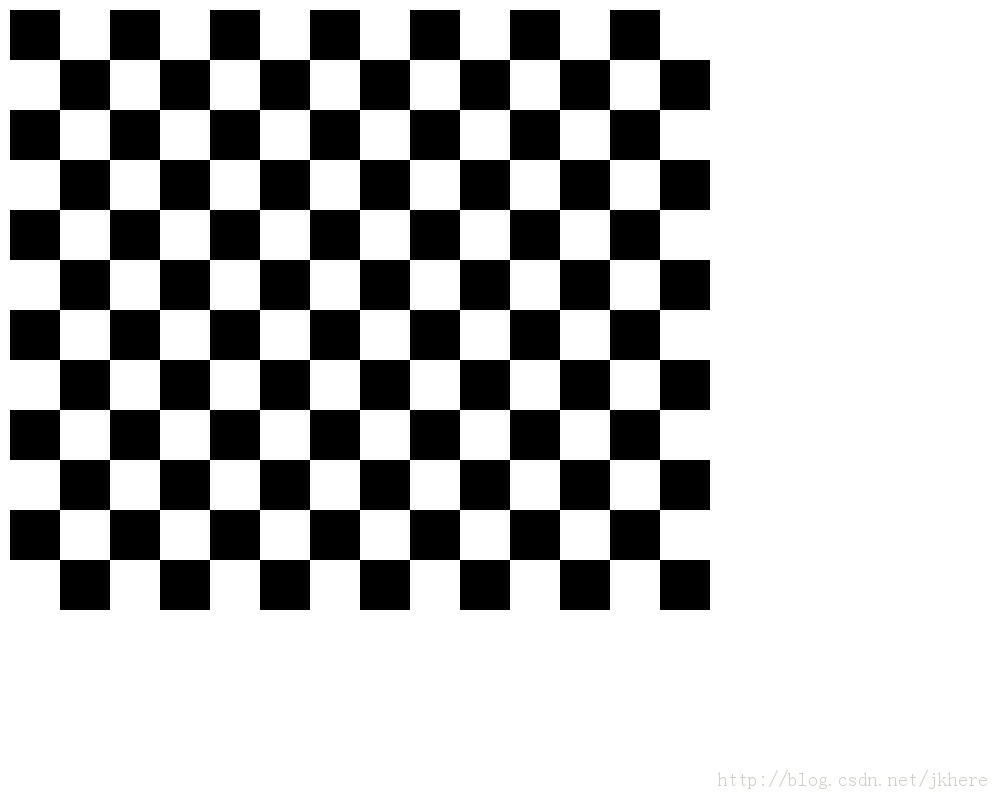
#> input picture two_vision_calibration/calibration_code/R-C.jpg, 1000 x 800 px, given in place of the camera
$ python universal_stereo_distance.py   (older library calls are emulated)
#> lines starting #> are read from the running program, lines starting #| are printed output that depends on the picture; after the words box and inside, x2 and y2 are one past the last pixel; in counts of white or black regions, pixels touching at a corner belong together
### two_vision_calibration/calibration_code/calibration_results/camera_config.py
#!/usr/bin/env python3
"""
双目摄像头标定配置文件
自动生成时间: 2025-09-11 09:53:24
摄像头型号: HBVCAM-W2307-2
基线距离: 119.14 mm
焦距: 611.40 像素
使用图像对: 21 对
"""

import numpy as np

# 基本标定参数
CHESSBOARD_SIZE = (11, 8)
SQUARE_SIZE_MM = 40.0
BASELINE_MM = 119.1421979853503
FOCAL_LENGTH = 611.401835030741

# 左摄像头参数
LEFT_CAMERA_MATRIX = np.array([[722.3526950774478, 0.0, 617.7691754016028], [0.0, 722.3526950774478, 390.89900445624244], [0.0, 0.0, 1.0]])
LEFT_DIST_COEFFS = np.array([[0.12686717941228404, -0.21301389385620748, 0.0005515480468050966, 0.0008268777539925013, 0.0631095893520613]])

# 右摄像头参数
RIGHT_CAMERA_MATRIX = np.array([[723.5610828026955, 0.0, 617.809893987072], [0.0, 723.5610828026955, 318.66989568768105], [0.0, 0.0, 1.0]])
RIGHT_DIST_COEFFS = np.array([[0.14360065355071705, -0.22021113874108952, 0.0010282452980501836, -0.00030107834651153163, 0.05518941150092616]])

# 双目关系参数
ROTATION_MATRIX = np.array([[0.998851767951178, 0.008093960516395738, 0.047218994736917916], [-0.00718135559240186, 0.9997847515627598, -0.01946480604696651], [-0.047366378293696186, 0.019103359540917728, 0.9986948922777111]])
TRANSLATION_VECTOR = np.array([[-119.1123429564877], [-0.23187608416329292], [2.6569399086270145]])
ESSENTIAL_MATRIX = np.array([[0.030063560591233763, -2.660797618668553, -0.17985664089536754], [-2.98803117085334, 2.2969510799737467, 119.08234654943703], [1.0869979268267624, -119.08482741494038, 2.3294476090455145]])
FUNDAMENTAL_MATRIX = np.array([[4.889381550637964e-09, -4.3273832276849266e-07, 0.000145006966966636], [-4.859578902893324e-07, 3.735642090383778e-07, 0.014143941725787002], [0.0002797532504928686, -0.013865146153833767, 1.0]])

# 立体矫正参数
RECTIFY_R1 = np.array([[0.9996437936938277, 0.009611710335346918, 0.02489780620539915], [-0.009369467881797041, 0.9999078082216198, -0.009827925978984459], [-0.02498997401007454, 0.009591146014205453, 0.9996416913660164]])
RECTIFY_R2 = np.array([[0.9997494168366253, 0.001946212912682371, -0.022300578246453293], [-0.001729560023790051, 0.9999511637821116, 0.009730296651432258], [0.022318426399542256, -0.0096892882142743, 0.9997039589483223]])
RECTIFY_P1 = np.array([[611.401835030741, 0.0, 608.861701965332, 0.0], [0.0, 611.401835030741, 354.9742317199707, 0.0], [0.0, 0.0, 1.0, 0.0]])
RECTIFY_P2 = np.array([[611.401835030741, 0.0, 608.861701965332, -72843.75847783902], [0.0, 611.401835030741, 354.9742317199707, 0.0], [0.0, 0.0, 1.0, 0.0]])
RECTIFY_Q = np.array([[1.0, 0.0, 0.0, -608.861701965332], [0.0, 1.0, 0.0, -354.9742317199707], [0.0, 0.0, 0.0, 611.401835030741], [0.0, 0.0, 0.008393331807786187, -0.0]])

# ROI区域
ROI_LEFT = (114, 28, 1086, 591)
ROI_RIGHT = (69, 101, 1075, 587)

def get_distance_from_disparity(disparity):
    """
    根据视差计算距离

    参数:
        disparity: 视差值（像素）

    返回:
        distance: 距离（毫米）
    """
    if disparity <= 0:
        return float('inf')

    return (FOCAL_LENGTH * BASELINE_MM) / disparity

def get_max_distance():
    """获取最大有效测距距离（以1像素视差为基准）"""
    return get_distance_from_disparity(1.0)

def get_recommended_max_distance():
    """获取推荐最大测距距离（以10像素视差为基准）"""
    return get_distance_from_disparity(10.0)

# 摄像头配置
CAMERA_INDEX = 20  # HBVCAM-W2307-2摄像头索引
CAMERA_WIDTH = 2560
CAMERA_HEIGHT = 720
CAMERA_FPS = 30

# 测距配置
MIN_DISPARITY = 1    # 最小视差（像素）
MAX_DISPARITY = 128  # 最大视差（像素）
DISPARITY_SEARCH_RANGE = 64  # 视差搜索范围

# 距离测量精度配置
DISTANCE_FILTER_WINDOW = 5  # 距离滤波窗口大小
MIN_VALID_DISTANCE_MM = 500   # 最小有效距离（毫米）
MAX_VALID_DISTANCE_MM = 6000  # 最大有效距离（毫米）

print(f"摄像头配置已加载:")
print(f"  基线距离: {BASELINE_MM:.1f} mm")
print(f"  焦距: {FOCAL_LENGTH:.1f} 像素")
print(f"  最大理论测距: {get_max_distance()/1000:.1f} 米")
print(f"  推荐最大测距: {get_recommended_max_distance()/1000:.1f} 米")

### universal_stereo_distance.py
#!/usr/bin/env python3
# -*- coding: utf-8 -*-
"""
双目相机通用测距程序
功能：基于标定结果进行实时距离测量
使用方式：
1. 先运行 stereo_calibration.py 生成 camera_config.py
2. 运行此程序进行实时测距
3. 鼠标点击画面中的物体查看距离

特点：完全通用，通过导入camera_config配置文件获取参数
"""

import cv2
import numpy as np
import sys
import os
import time
from typing import Optional, Tuple

# 动态导入相机配置
try:
    # 添加配置文件路径
    config_path = r'two_vision_calibration/calibration_code/calibration_results'
    if config_path not in sys.path:
        sys.path.append(config_path)

    import camera_config
    print("✅ 相机配置加载成功")

except ImportError as e:
    print("❌ 无法导入相机配置文件")
    print("   请确保已运行 stereo_calibration.py 生成 camera_config.py")
    print(f"   错误详情: {e}")
    sys.exit(1)


class UniversalStereoRangeFinder:
    """通用双目测距器"""

    def __init__(self):
        """初始化测距器，使用导入的配置"""
        self.config = camera_config

        # 鼠标位置
        self.mouse_x = 320
        self.mouse_y = 240

        # 初始化立体匹配器
        self._init_stereo_matcher()

        # 创建图像校正映射
        self._create_rectification_maps()

        print("🎯 通用双目测距器初始化完成")

    def _init_stereo_matcher(self):
        """初始化立体匹配器"""
        # 使用SGBM算法
        self.stereo_matcher = cv2.StereoSGBM_create(
            minDisparity=0,
            numDisparities=160,  # 必须是16的倍数
            blockSize=5,
            P1=8 * 3 * 5**2,
            P2=32 * 3 * 5**2,
            disp12MaxDiff=1,
            uniquenessRatio=15,
            speckleWindowSize=0,
            speckleRange=2,
            preFilterCap=63,
            mode=cv2.STEREO_SGBM_MODE_SGBM_3WAY
        )

        # WLS滤波器
        self.wls_filter = cv2.ximgproc.createDisparityWLSFilter(self.stereo_matcher)
        self.wls_filter.setLambda(80000)
        self.wls_filter.setSigmaColor(1.2)

        # 右视图匹配器
        self.right_matcher = cv2.ximgproc.createRightMatcher(self.stereo_matcher)

    def _create_rectification_maps(self):
        """创建图像校正映射"""
        # 计算图像尺寸
        image_width = self.config.CAMERA_WIDTH // 2  # 双目摄像头分左右
        image_height = self.config.CAMERA_HEIGHT
        image_size = (image_width, image_height)

        # 左相机校正映射
        self.map_left_x, self.map_left_y = cv2.initUndistortRectifyMap(
            self.config.LEFT_CAMERA_MATRIX,
            self.config.LEFT_DIST_COEFFS,
            self.config.RECTIFY_R1,
            self.config.RECTIFY_P1,
            image_size,
            cv2.CV_16SC2
        )

        # 右相机校正映射
        self.map_right_x, self.map_right_y = cv2.initUndistortRectifyMap(
            self.config.RIGHT_CAMERA_MATRIX,
            self.config.RIGHT_DIST_COEFFS,
            self.config.RECTIFY_R2,
            self.config.RECTIFY_P2,
            image_size,
            cv2.CV_16SC2
        )

        print("📐 图像校正映射创建完成")

    def rectify_images(self, left_img: np.ndarray, right_img: np.ndarray) -> Tuple[np.ndarray, np.ndarray]:
        """校正图像对"""
        left_rectified = cv2.remap(left_img, self.map_left_x, self.map_left_y, cv2.INTER_LINEAR)
        right_rectified = cv2.remap(right_img, self.map_right_x, self.map_right_y, cv2.INTER_LINEAR)
        return left_rectified, right_rectified

    def compute_disparity(self, left_gray: np.ndarray, right_gray: np.ndarray) -> np.ndarray:
        """计算视差图"""
        # 计算左右视差
        disparity_left = self.stereo_matcher.compute(left_gray, right_gray)
        disparity_right = self.right_matcher.compute(right_gray, left_gray)

        # 转换数据类型
        disparity_left = disparity_left.astype(np.float32) / 16.0
        disparity_right = disparity_right.astype(np.float32) / 16.0

        # 使用WLS滤波器优化
        filtered_disparity = self.wls_filter.filter(
            disparity_left, left_gray, None, disparity_right
        )

        return filtered_disparity

    def disparity_to_distance(self, disparity: np.ndarray) -> np.ndarray:
        """将视差转换为距离（使用配置文件中的函数）"""
        distance_map = np.zeros_like(disparity)

        # 使用配置文件中的距离计算函数
        valid_mask = disparity > 0
        distance_map[valid_mask] = self.config.get_distance_from_disparity(disparity[valid_mask])

        # 应用距离范围限制
        distance_map = np.where(
            (distance_map >= self.config.MIN_VALID_DISTANCE_MM) &
            (distance_map <= self.config.MAX_VALID_DISTANCE_MM),
            distance_map, 0
        )

        return distance_map

    # [47 lines left out: functions get_point_distance, create_depth_visualization, mouse_callback, not called in this run]

    def run(self):
        """运行实时测距"""
        print("🚀 启动实时测距系统...")

        # 打开摄像头
        cap = cv2.VideoCapture(self.config.CAMERA_INDEX)

        if not cap.isOpened():
            print(f"❌ 无法打开摄像头 {self.config.CAMERA_INDEX}")
            return False

        # 设置摄像头参数
        cap.set(cv2.CAP_PROP_FRAME_WIDTH, self.config.CAMERA_WIDTH)
        cap.set(cv2.CAP_PROP_FRAME_HEIGHT, self.config.CAMERA_HEIGHT)
        cap.set(cv2.CAP_PROP_FPS, self.config.CAMERA_FPS)

        print("✅ 摄像头启动成功")
        print("📋 操作说明:")
        print("   - 移动鼠标选择测距点")
        print("   - 按 's' 保存深度图")
        print("   - 按 'q' 退出程序")

        # 创建窗口
        cv2.namedWindow('Universal Stereo Range Finder', cv2.WINDOW_NORMAL)
        cv2.setMouseCallback('Universal Stereo Range Finder', self.mouse_callback)

        fps_counter = 0
        fps_start_time = time.time()
        current_fps = 0

        while True:
            ret, frame = cap.read()
            if not ret:
                continue

            try:
                # 分离左右图像
                height, width = frame.shape[:2]
                left_image = frame[:, :width//2]
                right_image = frame[:, width//2:]

                # 图像校正
                left_rect, right_rect = self.rectify_images(left_image, right_image)

                # 转换为灰度图
                left_gray = cv2.cvtColor(left_rect, cv2.COLOR_BGR2GRAY)
                right_gray = cv2.cvtColor(right_rect, cv2.COLOR_BGR2GRAY)

                # 计算视差
                disparity = self.compute_disparity(left_gray, right_gray)

                # 转换为距离
                distance_map = self.disparity_to_distance(disparity)

                # 获取鼠标点距离
                point_distance = self.get_point_distance(distance_map, self.mouse_x, self.mouse_y)

                # 创建显示图像
                display_image = left_rect.copy()
                depth_colored = self.create_depth_visualization(distance_map)

                # 绘制测距十字线
                cv2.line(display_image, (self.mouse_x - 15, self.mouse_y),
                        (self.mouse_x + 15, self.mouse_y), (0, 255, 0), 2)
                cv2.line(display_image, (self.mouse_x, self.mouse_y - 15),
                        (self.mouse_x, self.mouse_y + 15), (0, 255, 0), 2)
                cv2.circle(display_image, (self.mouse_x, self.mouse_y), 3, (0, 255, 0), -1)

                # 显示距离信息
                if point_distance:
                    dist_text = f"Distance: {point_distance:.0f}mm ({point_distance/10:.1f}cm)"
                    cv2.putText(display_image, dist_text, (10, 30),
                              cv2.FONT_HERSHEY_SIMPLEX, 0.7, (0, 255, 0), 2)

                    # 距离状态指示
                    if point_distance < 1000:
                        status_color = (0, 0, 255)  # 红色
                        status_text = "CLOSE"
                    elif point_distance < 3000:
                        status_color = (0, 255, 255)  # 黄色
                        status_text = "MEDIUM"
                    else:
                        status_color = (0, 255, 0)  # 绿色
                        status_text = "FAR"

                    cv2.putText(display_image, status_text, (10, 60),
                              cv2.FONT_HERSHEY_SIMPLEX, 0.6, status_color, 2)
                else:
                    cv2.putText(display_image, "No distance data", (10, 30),
                              cv2.FONT_HERSHEY_SIMPLEX, 0.7, (0, 0, 255), 2)

                # 计算并显示FPS
                fps_counter += 1
                if fps_counter >= 30:
                    current_fps = 30 / (time.time() - fps_start_time)
                    fps_start_time = time.time()
                    fps_counter = 0

                cv2.putText(display_image, f"FPS: {current_fps:.1f}",
                          (10, display_image.shape[0] - 10),
                          cv2.FONT_HERSHEY_SIMPLEX, 0.5, (255, 255, 255), 1)

                # 合并显示
                combined_view = np.hstack([display_image, depth_colored])
                cv2.imshow('Universal Stereo Range Finder', combined_view)

                # 按键处理
                key = cv2.waitKey(1) & 0xFF
                if key == ord('q'):
                    break
                elif key == ord('s'):
                    timestamp = int(time.time())
                    save_name = f"depth_map_{timestamp}.png"
                    cv2.imwrite(save_name, depth_colored)
                    print(f"💾 深度图已保存: {save_name}")

            except Exception as e:
                print(f"❌ 处理异常: {e}")
                continue

        # 清理资源
        cap.release()
        cv2.destroyAllWindows()
        print("✅ 程序结束")
        return True


def main():
    """主函数"""
    print("=" * 60)
    print("🎯 通用双目相机测距系统")
    print("支持任意双目摄像头配置")
    print("=" * 60)

    try:
        # 创建测距器
        range_finder = UniversalStereoRangeFinder()

        # 运行测距
        range_finder.run()
#> in run, frame is the input picture: shape (800, 1000, 3); mean B, G, R 188, 188, 188
#> in run, `right_image = frame[:, width//2:]`:
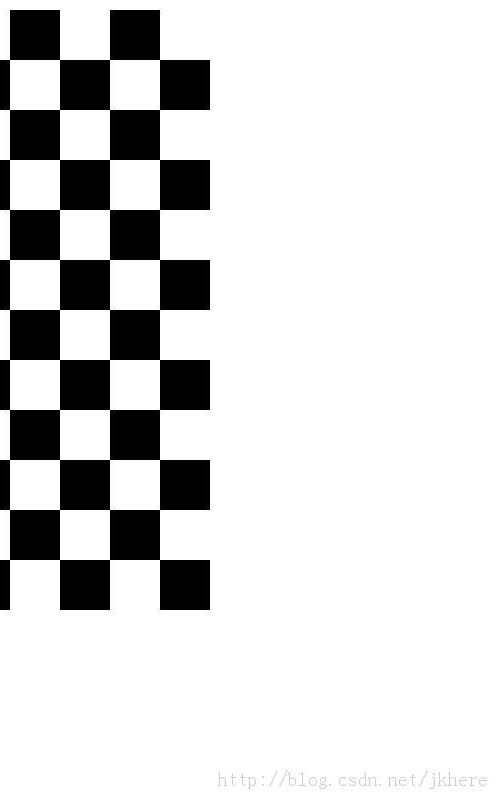
#> right_image: shape (800, 500, 3); mean B, G, R 214.7, 214.7, 214.7
#> in rectify_images, `right_rectified = cv2.remap(right_img, self.map_right_x, self.map_righ..`:
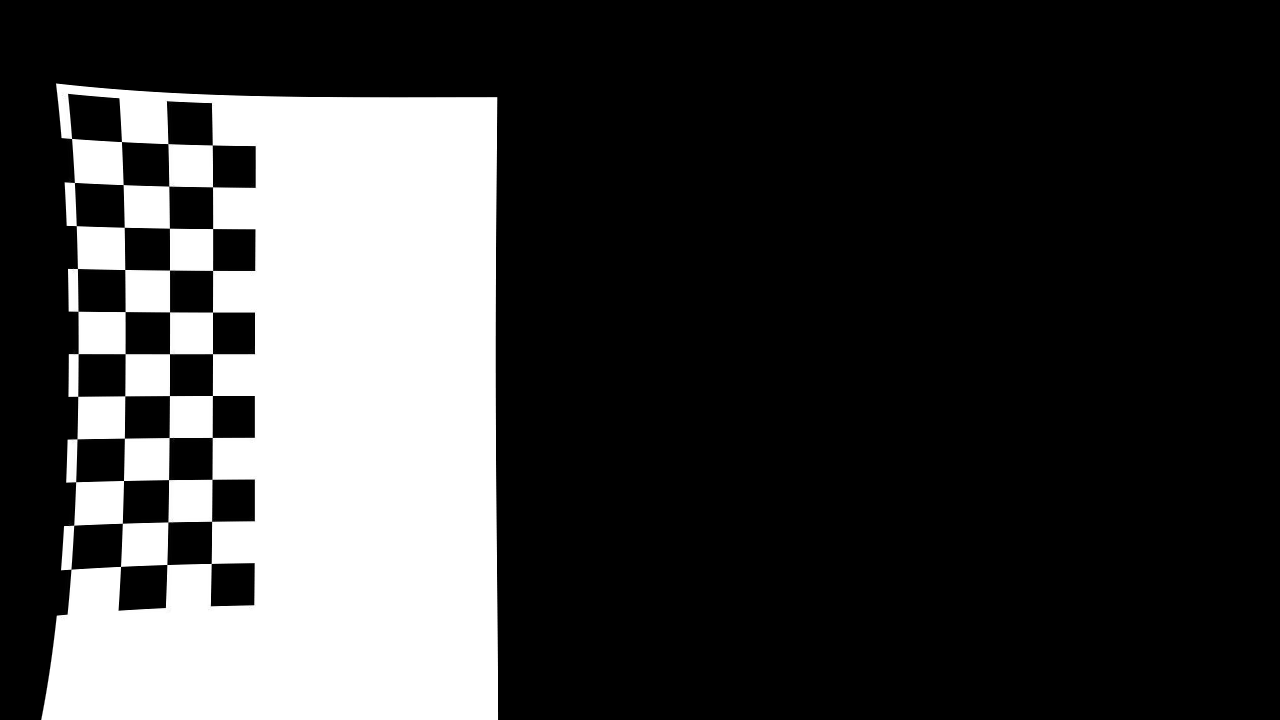
#> right_rectified: shape (720, 1280, 3); min 0, max 255, mean 61.8
#> in compute_disparity, `disparity_right = self.right_matcher.compute(right_gray, left_gray)`:
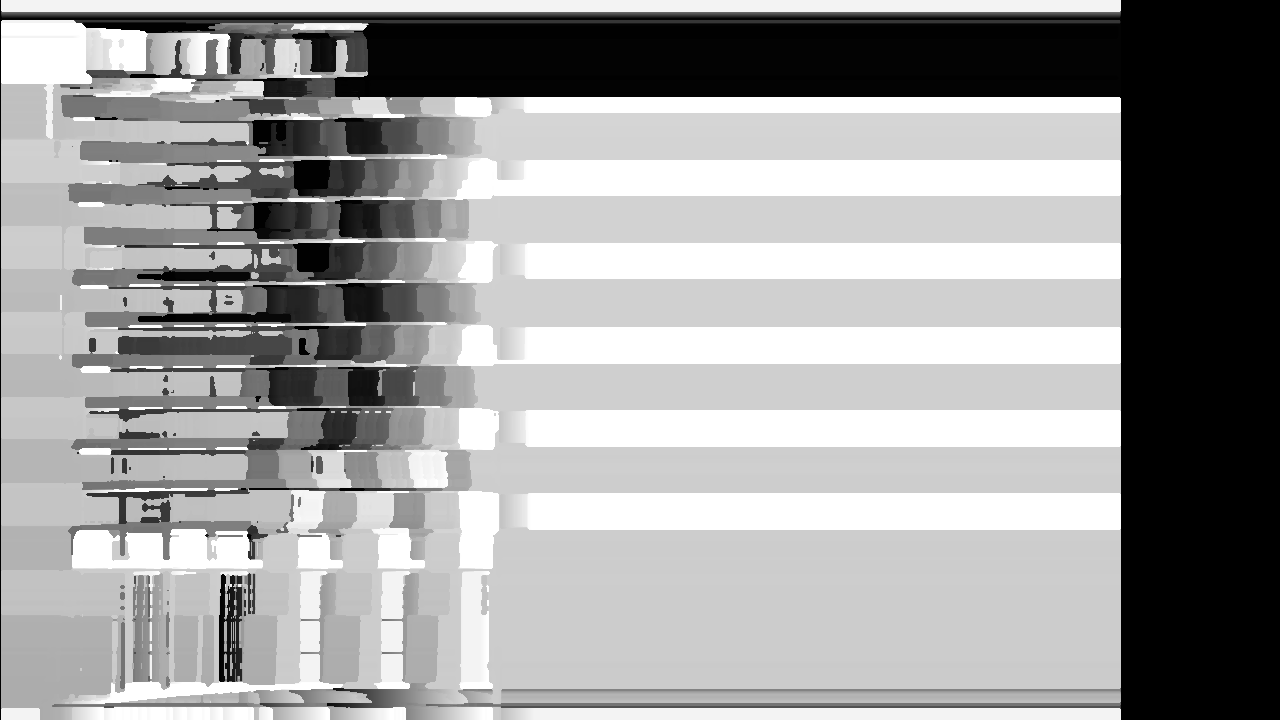
#> disparity_right: shape (720, 1280) int16; min -2560, max 0, mean -979.2; drawn with min black and max white
#> in compute_disparity, `filtered_disparity = self.wls_filter.filter( disparity_left, left_gray..`:
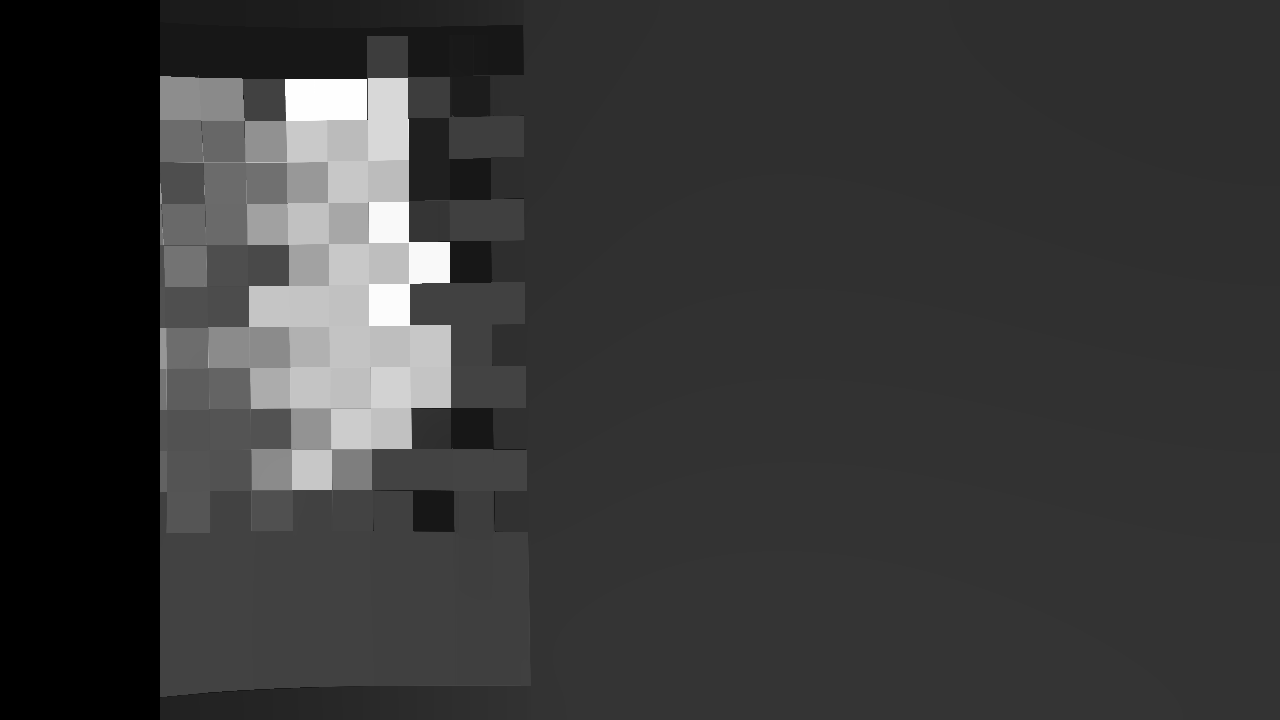
#> filtered_disparity: shape (720, 1280) float32; min -16, max 158.2, mean 22.3; drawn with min black and max white
#> in disparity_to_distance, `valid_mask = disparity > 0`:
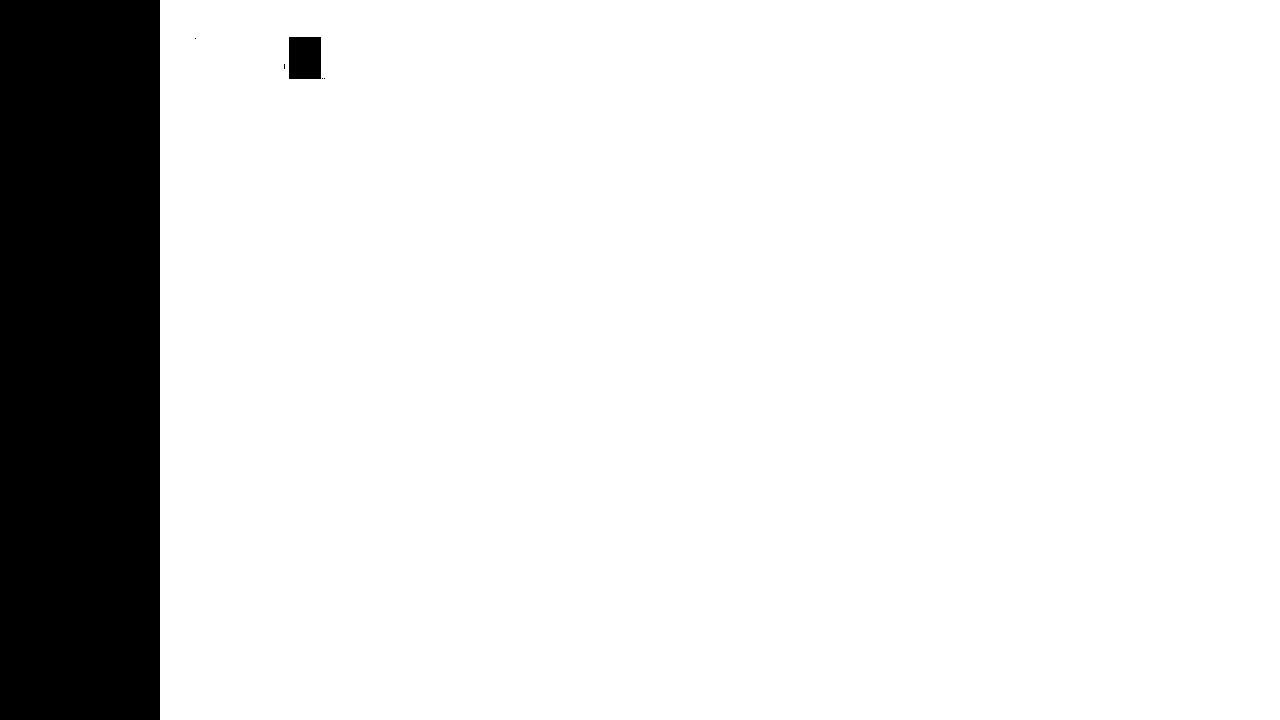
#> valid_mask: shape (720, 1280) bool; 87.4% white; 6 black regions (4 under 20 px), largest, box (x1, y1, x2, y2) and area: (0, 0, 160, 720) 115200, (289, 37, 321, 79) 1344

    except KeyboardInterrupt:
        print("\n⏹️ 程序被用户中断")
    except Exception as e:
        print(f"\n❌ 运行异常: {e}")
        import traceback
        traceback.print_exc()


if __name__ == "__main__":
    main()
